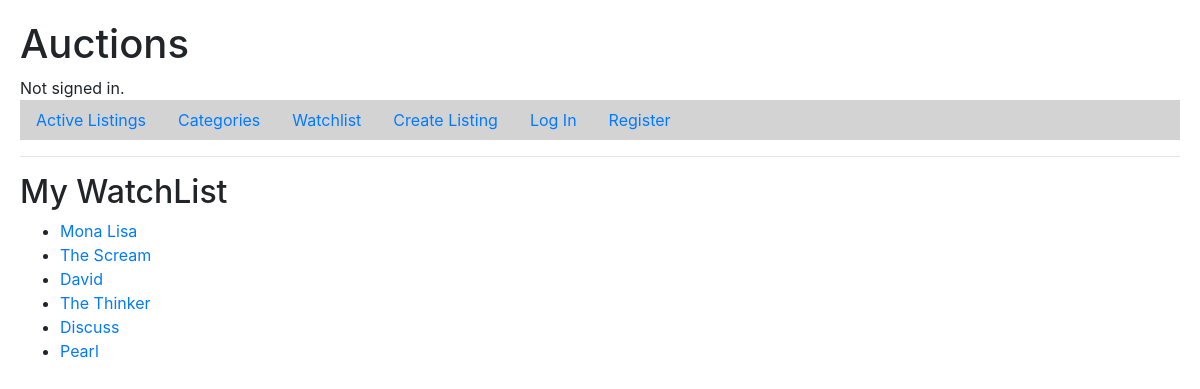
The app's page /watchlist, older data.
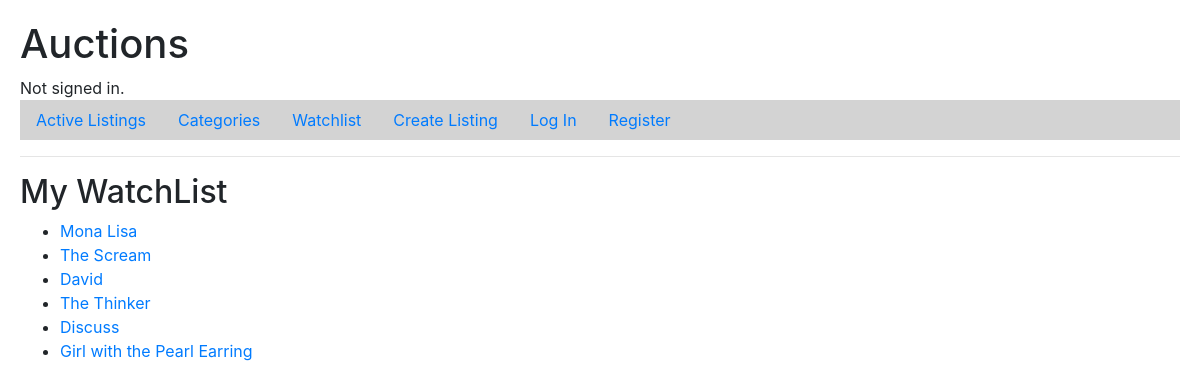
The same page, newer data.
### auctions/models.py (models this page shows, shortened)
class Listing (models.Model):
    Title=models.CharField(max_length=64)
    Artist=models.CharField(max_length=64)
    Description = models.TextField(blank=True)
    StartBidAmount=models.FloatField()
    Image=models.ImageField(upload_to='listing')
    ItemCategory=models.ForeignKey(ItemCategory, on_delete=models.CASCADE)
    ListedOn= models.DateTimeField(auto_now_add=True)
    Status=models.BooleanField(default=True)
    ListedBy= models.ForeignKey(User, on_delete=models.CASCADE)
    def __str__(self):
        return self.Title

### auctions/views.py (the view)
# urls.py: ,path( "watchlist",views.watchlist,name='watchlist')
def watchlist(request):
    return render(request, "auctions/watchlist.html",{
        "listings": Listing.objects.all()
    })

### auctions/templates/auctions/watchlist.html
{% extends "auctions/layout.html" %}
{% block body %}
    <h2>My WatchList</h2>
    <ul>
        {% for l in listings %}
            <li>
                <a href="{% url 'listing' l.id %}">
                    {{ l }}
            </li>
        {% endfor %}
    </ul>
{% endblock %}

Row changes from the older to the newer data that the page shows:
changed Listing: Title "Pearl" → "Girl with the Pearl Earring"
